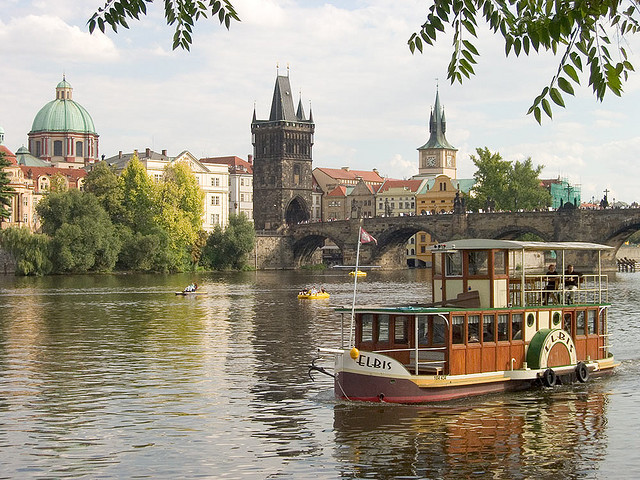
%> input picture inputSeamCarvingPrague.jpg, 640 x 480 px
$ octave part2code.m   (GNU Octave 9; MATLAB toolbox functions it lacks are replaced by stand-ins)
%> lines starting %> are read from the running program, lines starting %| are printed output that depends on the picture; in (x1, y1, x2, y2) boxes, pixels count from 0 and x2, y2 are one past the last pixel; in counts of white or black regions, pixels touching at a corner belong together; the program's own positions count from 1
### energy_img.m
function energyImg = energy_img(img)
    gray = rgb2gray(img);
    xfilter = [-1,1];
    yfilter = [-1,1].';
    dx = imfilter(double(gray), xfilter);
    dy = imfilter(double(gray), yfilter);

    energyImg = sqrt(dx.^2 + dy.^2);
end

### cumulative_min_energy_map.m
function cumulativeEnergyMap = cumulative_min_energy_map(energyImg, seamDirection)
    [rowsize, colsize] = size(energyImg);
    cumulativeEnergyMap = zeros(rowsize,colsize); %initialize matrix

    %creating vertical cum energy map
    if(strcmp(seamDirection, "VERTICAL"))
        cumulativeEnergyMap(1,:) = energyImg(1,:);
        for i = 2:rowsize
            for j = 1:colsize
                if(j == 1) % edge case: left edge
                    prevPixels = [cumulativeEnergyMap(i-1,j), cumulativeEnergyMap(i-1,j+1)];
                elseif(j == colsize) % edge case: right edge
                    prevPixels = [cumulativeEnergyMap(i-1,j-1), cumulativeEnergyMap(i-1,j)];
                else % general case
                    prevPixels = [cumulativeEnergyMap(i-1,j-1), cumulativeEnergyMap(i-1,j), cumulativeEnergyMap(i-1,j+1)];
                end
                cumulativeEnergyMap(i,j) = energyImg(i,j) + min(prevPixels);
            end
        end
    end
    %creating horizontal cum energy map
    if(strcmp(seamDirection, 'HORIZONTAL'))
        cumulativeEnergyMap(:,1) = energyImg(:,1);
        for j = 2:colsize
            for i = 1:rowsize
                if(i == 1) % edge case: top edge
                    prevPixels = [cumulativeEnergyMap(i,j-1), cumulativeEnergyMap(i+1,j-1)];
                elseif(i == rowsize) % edge case: bottom edge
                    prevPixels = [cumulativeEnergyMap(i-1,j-1), cumulativeEnergyMap(i,j-1)];
                else % general case
                    prevPixels = [cumulativeEnergyMap(i-1,j-1), cumulativeEnergyMap(i,j-1), cumulativeEnergyMap(i+1,j-1)];
                end
                cumulativeEnergyMap(i,j) = energyImg(i,j) + min(prevPixels);
            end
        end
    end
end

### find_horizontal_seam.m
function horizontalSeam = find_horizontal_seam(cumulativeEnergyMap)
    [rowsize, colsize] = size(cumulativeEnergyMap);
    horizontalSeam = zeros(1,colsize);

    %get the minimum value at the bottom of the cum energy map
    [~, horizontalSeam(colsize)] = min(cumulativeEnergyMap(:, colsize));

    for i = colsize-1:-1:1
       if(horizontalSeam(i+1) == 1)
           pixSet = [...
                Inf ...
                cumulativeEnergyMap(horizontalSeam(i+1),i) ...
                cumulativeEnergyMap(horizontalSeam(i+1)+1,i)];
       elseif(horizontalSeam(i+1) == rowsize)
           pixSet = [...
                cumulativeEnergyMap(horizontalSeam(i+1)-1,i) ...
                cumulativeEnergyMap(horizontalSeam(i+1),i) ...
                Inf];
       else
           pixSet = [...
                cumulativeEnergyMap(horizontalSeam(i+1)-1,i) ...
                cumulativeEnergyMap(horizontalSeam(i+1),i) ...
                cumulativeEnergyMap(horizontalSeam(i+1)+1,i)];
       end
       [~, offset] = min(pixSet);
       offset = offset - 2;
       horizontalSeam(i) = horizontalSeam(i+1) + offset;
    end

end

### find_vertical_seam.m
function verticalSeam = find_vertical_seam(cumulativeEnergyMap)
    [rowsize, colsize] = size(cumulativeEnergyMap);
    verticalSeam = zeros(1,rowsize);

    %get the minimum value at the bottom of the cum energy map
    [~, verticalSeam(rowsize)] = min(cumulativeEnergyMap(rowsize, :));

    for i = rowsize-1:-1:1
        if(verticalSeam(i+1) == 1)
            pixSet = [...
                Inf ...
                cumulativeEnergyMap(i,verticalSeam(i+1)) ...
                cumulativeEnergyMap(i,verticalSeam(i+1)+1)];

        elseif(verticalSeam(i+1) == colsize)
            pixSet = [...
                cumulativeEnergyMap(i,verticalSeam(i+1)-1) ...
                cumulativeEnergyMap(i,verticalSeam(i+1)) ...
                Inf];

        else
            pixSet = [...
                cumulativeEnergyMap(i,verticalSeam(i+1)-1) ...
                cumulativeEnergyMap(i,verticalSeam(i+1)) ...
                cumulativeEnergyMap(i,verticalSeam(i+1)+1)];

        end

        [~, offset] = min(pixSet);
        offset = offset - 2;
        verticalSeam(i) = verticalSeam(i+1) + offset;
    end
end

### view_seam.m
function view_seam(im, seam, seamDirection)
    [rowsize, colsize,~] = size(im);
    if(strcmp(seamDirection,'VERTICAL'))
        for i = 1:rowsize
           im(i,seam(i),:) = [255 0 0];
        end
    end
    if(strcmp(seamDirection, 'HORIZONTAL'))
        for j = 1:colsize
            im(seam(j),j,:) = [255 0 0];
        end
    end
    imshow(im)
end

### resizeStats.m
function resizeStats(imgname, shrinkW,shrinkH)
    img = imread(imgname);
    [rowsize, colsize, ~] = size(img);
    energyImg = energy_img(img);

    imgResize = img;
    energyImgResize = energyImg;

    for n = 1:shrinkW
       [imgResize, energyImgResize] = decrease_width(imgResize, energyImgResize);
    end
    for n = 1:shrinkH
        [imgResize, energyImgResize] = decrease_height(imgResize, energyImgResize);
    end

    %subplot(2,2,1);
    imshow(img);
    %title('Original');
    pause;
    %subplot(2,2,3);
    imshow(imgResize);
    %title('Content Aware Resizing');
    pause;
    %subplot(2,2,4);
    imshow(imresize(img, [rowsize-shrinkH, colsize-shrinkW]));
    %title('Simple Resizing');
    pause;
end

### decrease_width.m
function [reducedColorImg, reducedEnergyImg] = decrease_width(im, energyImg)
    [rowsize, colsize, ~] = size(im);
    reducedColorImg = uint8(zeros(rowsize, colsize-1, 3));
    reducedEnergyImg = zeros(rowsize, colsize-1);

    cumulativeEnergyMap = cumulative_min_energy_map(energyImg, 'VERTICAL');
    seam = find_vertical_seam(cumulativeEnergyMap);
    for i = 1 : rowsize
        if(seam(i) == 1)
            reducedColorImg(i,:,:) = im(i, 2:colsize, :);
            reducedEnergyImg(i,:) = energyImg(i,2:colsize);

        elseif(seam(i) == colsize)
            reducedColorImg(i,:,:) = im(i, 1:colsize-1, :);
            reducedEnergyImg(i,:) = energyImg(i, 1:colsize-1);

        else
            reducedColorImg(i,:,:) = [im(i,1:seam(i)-1,:) im(i,seam(i)+1:colsize,:)];
            reducedEnergyImg(i,:) = [energyImg(i,1:seam(i)-1) energyImg(i,seam(i)+1:colsize)];
        end
    end

end

### part2code.m

%problem 3
img = imread("inputSeamCarvingPrague.jpg");
%> img is the input picture: size 480x640x3 uint8; mean R, G, B 156.6, 149.6, 132.7
energyImg = energy_img(img);
imagesc(energyImg);
colormap gray;
pause;

colormap('default');
cmemV = cumulative_min_energy_map(energyImg, 'VERTICAL');
%> after the loop in cumulative_min_energy_map, `for i = 2:rowsize`:
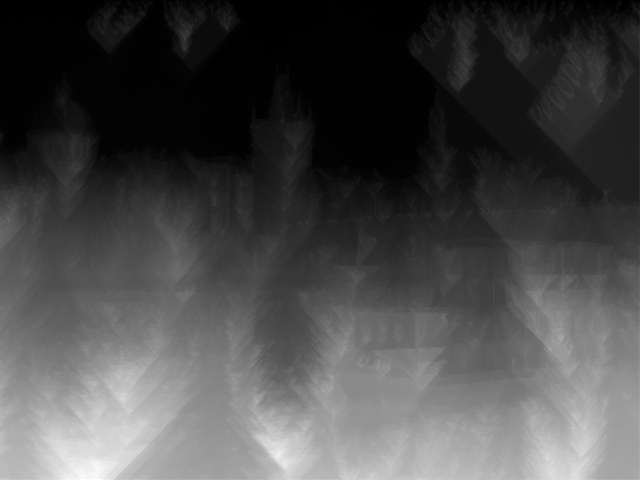
%> cumulativeEnergyMap: size 480x640 double; min 0, max 5990.2, mean 1745.4; drawn with min black and max white
%> after the loop in cumulative_min_energy_map, `for i = 2:rowsize`: prevPixels = [3976.5 4140.1]
imagesc(cmemV);
pause;

cmemH = cumulative_min_energy_map(energyImg, 'HORIZONTAL');
%> call 2 of cumulative_min_energy_map, with seamDirection = 'HORIZONTAL'
%> after the loop in cumulative_min_energy_map (call 2), `for j = 2:colsize`:
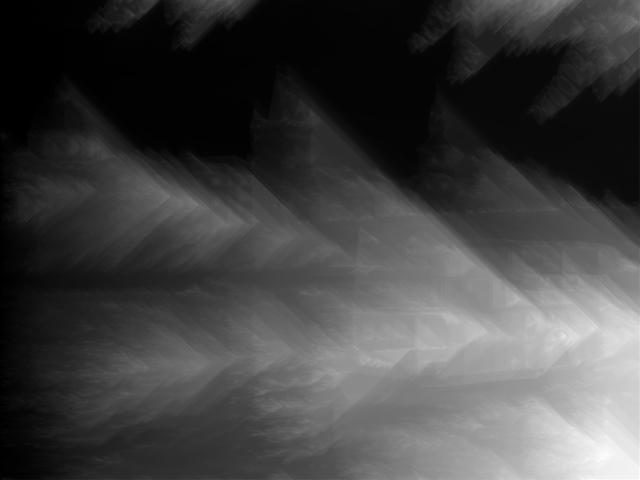
%> cumulativeEnergyMap: size 480x640 double; min 0, max 6321.6, mean 1667.4; drawn with min black and max white
%> after the loop in cumulative_min_energy_map (call 2), `for j = 2:colsize`: prevPixels = [6062.8 6242.6]
imagesc(cmemH);
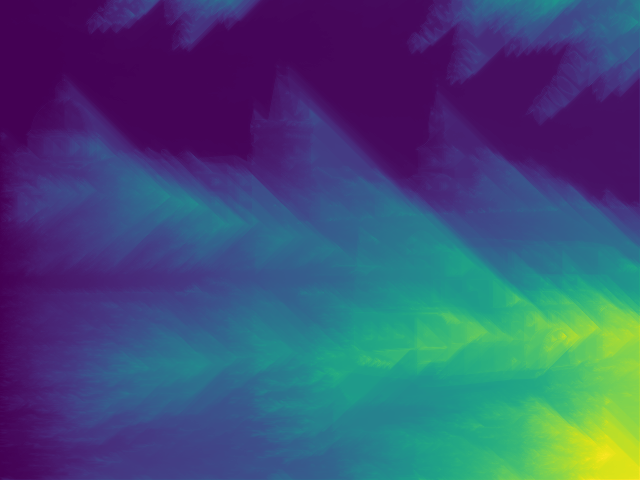
%> displayed picture: size 480x640x3, on the screen's scale of 0 to 255; mean R, G, B 63.3, 78.7, 118.5
pause;

%problem 4
seamH = find_horizontal_seam(cmemH);
%> the loop in find_horizontal_seam, `for i = colsize-1:-1:1` made 639 passes
%> (pixSet, offset) on passes 1 to 12: ([253.3 252.3 254.3], 0), ([253.3 252.3 254.3], 0), ([253.3 252.3 253.3], 0), ([253.3 252.3 253.3], 0), ([253.3 252.3 253.3], 0), ([253.3 252.3 253.3], 0), ([253.3 252.3 253.3], 0), ([253.3 252.3 252.3], 0), ([253.7 252.3 252.3], 0), ([255.7 253.7 252.3], 1), ([255.7 252.7 251.3], 1), ([254.7 252.7 251.3], 1)
%> after the loop in find_horizontal_seam, `for i = colsize-1:-1:1`: horizontalSeam = 640 values, max 139 at index 545, min 44 at index 270, mean 82.04; pixSet = [1.41 1.41 0]
%> seamH has the same summary as horizontalSeam in find_horizontal_seam
seamV = find_vertical_seam(cmemV);
%> the loop in find_vertical_seam, `for i = rowsize-1:-1:1` made 479 passes
%> (pixSet, offset) on passes 1 to 12: ([3797.5 3793.3 3787.3], 1), ([3785 3774.2 3760.8], 1), ([3761 3758.6 3755.4], 1), ([3748.6 3747.4 3768], 0), ([3736 3748.8 3755.7], -1), ([3734 3742.4 3752.7], -1), ([3726.2 3726.9 3733.7], -1), ([3727 3723.9 3724.7], 0), ([3730.3 3724 3720.9], 1), ([3727.3 3721 3714.2], 1), ([3721.2 3716 3712.2], 1), ([3714.5 3706.5 3706.2], 1)
%> after the loop in find_vertical_seam, `for i = rowsize-1:-1:1`: pixSet = [0 0 0]; verticalSeam = 480 values, max 278 at index 35, min 213 at index 434, mean 234.2
%> seamV has the same summary as verticalSeam in find_vertical_seam

view_seam(img, seamH, 'HORIZONTAL');
%> after the loop in view_seam, `for j = 1:colsize`:
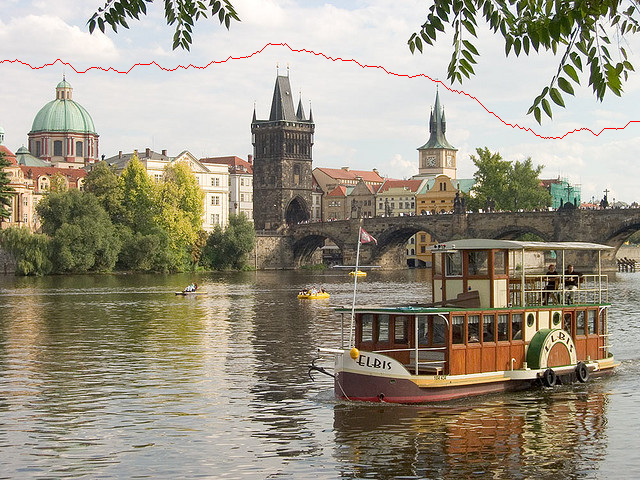
%> im: size 480x640x3 uint8; 0.21% of pixels changed, all inside (x1, y1, x2, y2) = (0, 43, 640, 139)
pause;
view_seam(img, seamV, 'VERTICAL');
%> call 2 of view_seam, with seamDirection = 'VERTICAL'
%> after the loop in view_seam (call 2), `for i = 1:rowsize`:
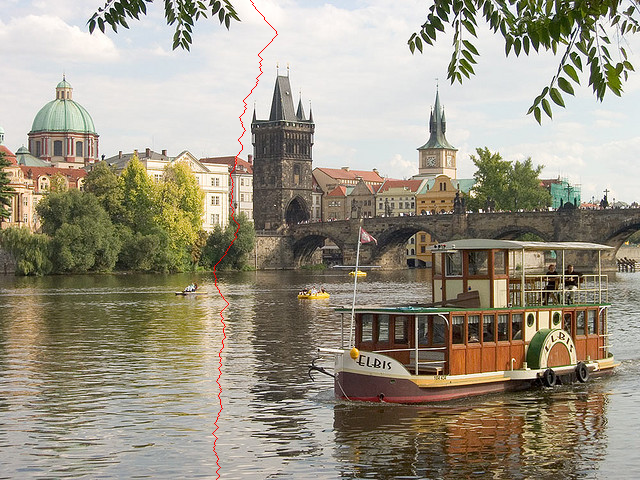
%> im: size 480x640x3 uint8; 0.16% of pixels changed, all inside (x1, y1, x2, y2) = (212, 0, 278, 480)
pause;

%problem6
%resizeStats("img1.jpg", 400, 600);
%pause;
resizeStats("img2.jpg", 200, 400);
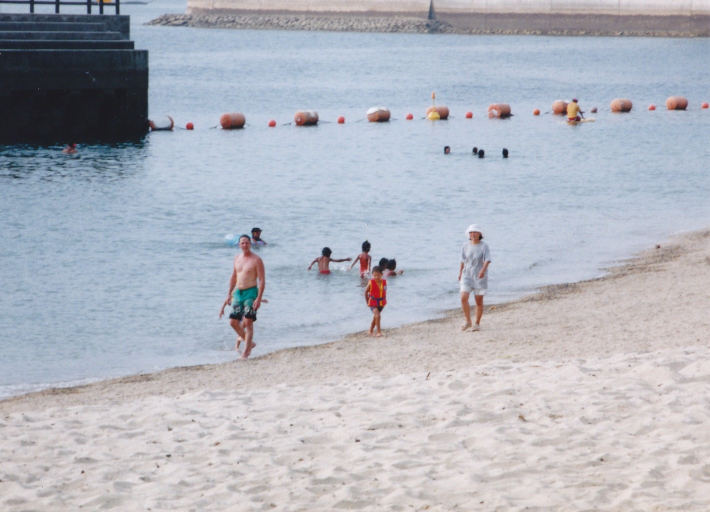
%> input picture img2.jpg, 1420 x 1024 px (shown at 1/2 size)
%> in resizeStats, img is the input picture: size 1024x1420x3 uint8; mean R, G, B 177.3, 180.8, 190.3
%> in energy_img (call 2), `dx = imfilter(double(gray), xfilter);`:
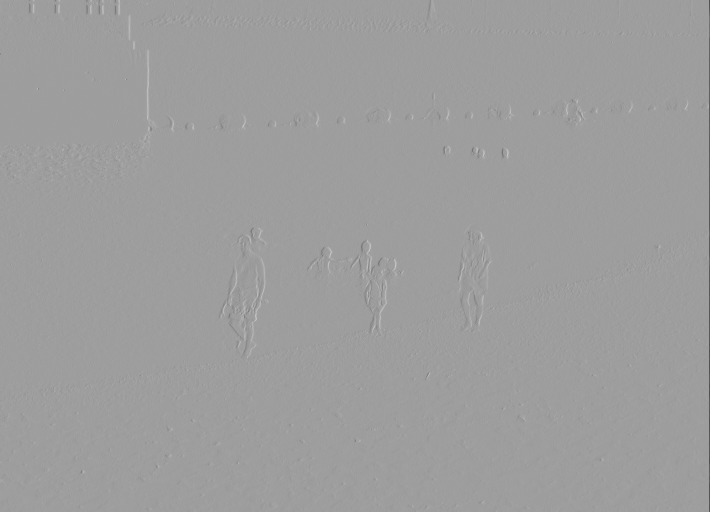
%> dx: size 1024x1420 double (shown at 1/2 size); min -229, max 141, mean -0.1; drawn with min black and max white
%> (the run ends here)
